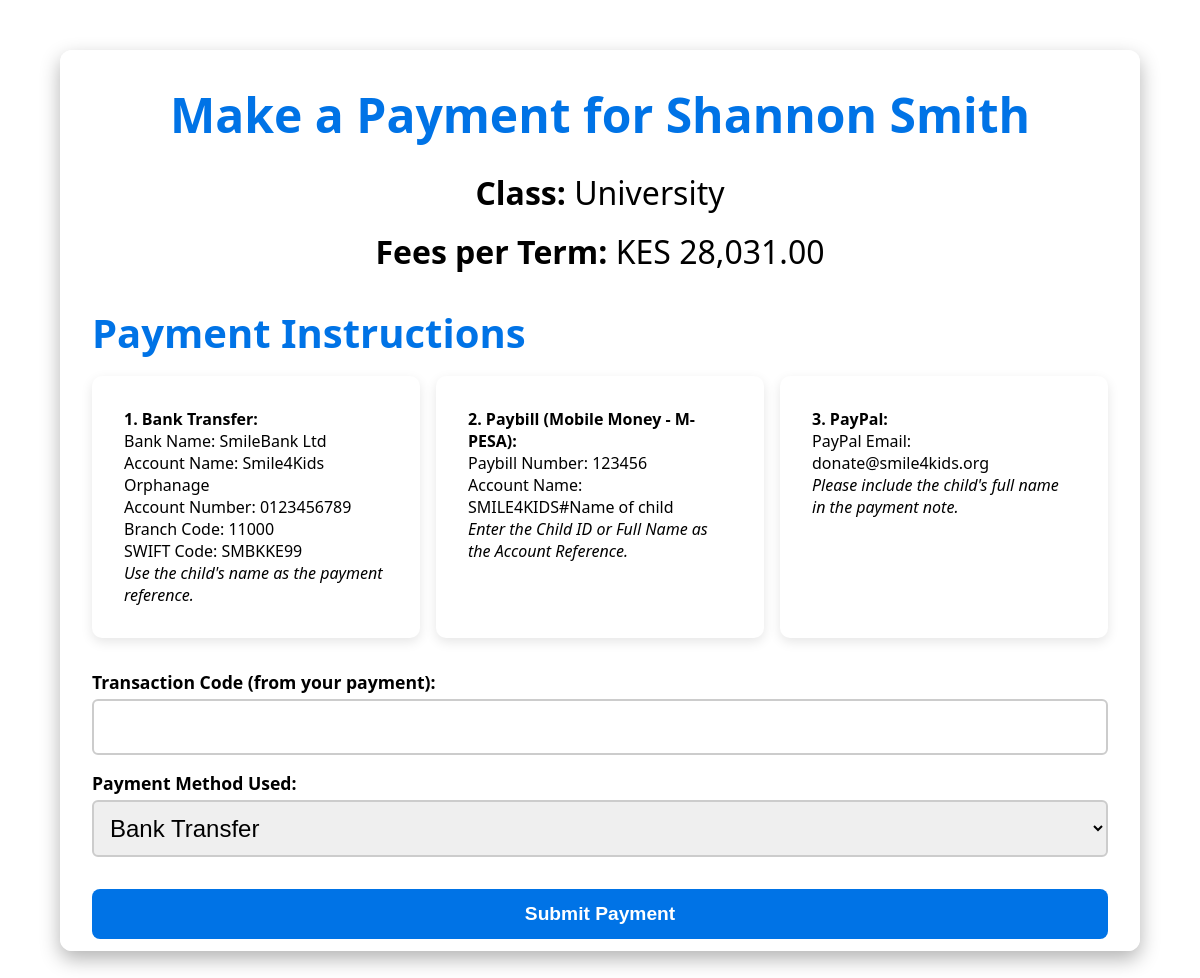
The app's page /make-payment.php?childID=2 (signed in) with its own data.
### tables this page shows
CREATE TABLE `children` (
  `childID` int(11) NOT NULL,
  `fullName` varchar(100) NOT NULL,
  `level_of_learning` enum('Primary','High School','University') NOT NULL,
  `academic_progress` text DEFAULT NULL,
  `annual_fees` decimal(10,2) NOT NULL,
  `health_status` text DEFAULT NULL,
  `is_disabled` tinyint(1) DEFAULT 0,
  `hobbies` text DEFAULT NULL,
  `background` text DEFAULT NULL,
  `created_at` timestamp NOT NULL DEFAULT current_timestamp(),
  `birthdate` date DEFAULT NULL,
  `image_path` varchar(255) DEFAULT NULL,
  `document_path` varchar(255) DEFAULT NULL,
  `is_funded` tinyint(1) DEFAULT 0
);

### make-payment.php (the view, shortened to what this page needs)
<?php
require 'db_connect.php';
$childID = intval($_GET['childID']);
$stmt = $conn->prepare("SELECT * FROM Children WHERE childID = ?");
$stmt->bind_param("i", $childID);
$stmt->execute();
$result = $stmt->get_result();
$child = $result->fetch_assoc();
?>
<!DOCTYPE html>
<html lang="en">
<head>
</head>
<body>
    <div class="container">
        <h2>Make a Payment for <?php echo htmlspecialchars($child['fullName']); ?></h2>
        <div class="info">
            <p><strong>Class:</strong> <?php echo htmlspecialchars($child['level_of_learning']); ?></p>
            <p><strong>Fees per Term:</strong> KES <?php echo number_format($child['annual_fees'], 2); ?></p>
        </div>
        <h3>Payment Instructions</h3>
        <div class="payment-instructions">
            <div class="instruction-card">
                <strong>1. Bank Transfer:</strong><br>
                Bank Name: SmileBank Ltd<br>
                Account Name: Smile4Kids Orphanage<br>
                Account Number: 0123456789<br>
                Branch Code: 11000<br>
                SWIFT Code: SMBKKE99<br>
                <em>Use the child's name as the payment reference.</em>
            </div>
            <div class="instruction-card">
                <strong>2. Paybill (Mobile Money - M-PESA):</strong><br>
                Paybill Number: 123456<br>
                Account Name: SMILE4KIDS#Name of child<br>
                <em>Enter the Child ID or Full Name as the Account Reference.</em>
            </div>
            <div class="instruction-card">
                <strong>3. PayPal:</strong><br>
                PayPal Email: donate@smile4kids.org<br>
                <em>Please include the child's full name in the payment note.</em>
            </div>
        </div>
        <form method="POST" action="submit-payment.php">
            <label>Transaction Code (from your payment):</label>
            <input type="text" name="transaction_code" required>
            <label>Payment Method Used:</label>
            <select name="payment_method" required>
                <option value="bank">Bank Transfer</option>
            </select>
            <button type="submit">Submit Payment</button>
        </form>
    </div>
</body>
</html>

### make-payment.php (style rules this page uses)
* { margin: 0; padding: 0; box-sizing: border-box; }
body { font-family: 'Segoe UI', Tahoma, Geneva, Verdana, sans-serif; height: 100vh; background: url('images/payment-bg.jpg') no-repeat center center fixed; background-size: cover; display: flex; justify-content: center; align-items: center; }
.container { background: rgba(255, 255, 255, 0.95); width: 90%; max-width: 1800px; height: 90%; padding: 2rem; border-radius: 12px; box-shadow: 0 8px 20px rgba(0, 0, 0, 0.3); overflow-y: auto; animation: fadeIn 0.8s ease; }
h2 { text-align: center; font-size: 3rem; color: #0073e6; margin-bottom: 1.5rem; }
h3 { font-size: 2.5rem; color: #0073e6; margin-top: 1.5rem; margin-bottom: 1rem; }
p { font-size: 2rem; margin-bottom: 1rem; }
.info { text-align: center; margin-bottom: 2rem; }
.payment-instructions { display: grid; grid-template-columns: repeat(auto-fit, minmax(250px, 1fr)); gap: 1rem; margin-bottom: 2rem; }
.instruction-card { background: #ffffff; padding: 2rem; border-radius: 10px; box-shadow: 0 4px 12px rgba(0, 0, 0, 0.1); transition: transform 0.3s ease, box-shadow 0.3s ease; }
label { font-weight: bold; display: block; margin-top: 1rem; font-size: 1.1rem; }
input, select { width: 100%; padding: 12px; font-size: 1.5rem; border: 2px solid #ccc; border-radius: 6px; margin-top: 0.3rem; transition: border 0.3s ease, box-shadow 0.3s ease; }
button { margin-top: 2rem; width: 100%; padding: 14px; background: #0073e6; color: #fff; font-size: 1.2rem; font-weight: bold; border: none; border-radius: 8px; cursor: pointer; transition: background 0.3s ease, transform 0.2s ease; }

### records on screen
children: fullName "Shannon Smith", level_of_learning "University", annual_fees "28,031.00"
